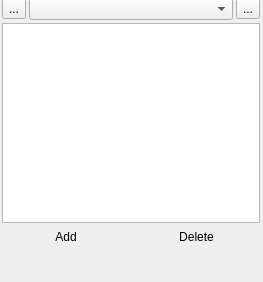
<?xml version="1.0" encoding="UTF-8"?>
<ui version="4.0">
 <class>themeDock</class>
 <widget class="QgsDockWidget" name="QgsDockWidget">
  <property name="geometry">
   <rect>
    <x>0</x>
    <y>0</y>
    <width>263</width>
    <height>282</height>
   </rect>
  </property>
  <property name="windowTitle">
   <string>Theme Manager</string>
  </property>
  <widget class="QWidget" name="dockWidgetContents">
   <property name="sizePolicy">
    <sizepolicy hsizetype="Preferred" vsizetype="Preferred">
     <horstretch>0</horstretch>
     <verstretch>0</verstretch>
    </sizepolicy>
   </property>
   <widget class="QWidget" name="">
    <property name="geometry">
     <rect>
      <x>2</x>
      <y>-2</y>
      <width>258</width>
      <height>249</height>
     </rect>
    </property>
    <layout class="QVBoxLayout" name="verticalLayout">
     <property name="spacing">
      <number>3</number>
     </property>
     <item>
      <layout class="QHBoxLayout" name="horizontalLayout">
       <property name="spacing">
        <number>3</number>
       </property>
       <item>
        <widget class="QToolButton" name="mThemePrev">
         <property name="toolTip">
          <string>Select previous theme</string>
         </property>
         <property name="text">
          <string>...</string>
         </property>
         <property name="icon">
          <iconset resource="../../images/images.qrc">
           <normaloff>:/images/themes/default/mActionAtlasPrev.svg</normaloff>:/images/themes/default/mActionAtlasPrev.svg</iconset>
         </property>
        </widget>
       </item>
       <item>
        <widget class="QComboBox" name="mThemeList">
         <property name="toolTip">
          <string>Select theme</string>
         </property>
        </widget>
       </item>
       <item>
        <widget class="QToolButton" name="mThemeNext">
         <property name="toolTip">
          <string>Select next theme</string>
         </property>
         <property name="text">
          <string>...</string>
         </property>
         <property name="icon">
          <iconset resource="../../images/images.qrc">
           <normaloff>:/images/themes/default/mActionAtlasNext.svg</normaloff>:/images/themes/default/mActionAtlasNext.svg</iconset>
         </property>
        </widget>
       </item>
      </layout>
     </item>
     <item>
      <widget class="QgsThemeViewer" name="themeView">
       <property name="acceptDrops">
        <bool>true</bool>
       </property>
       <property name="dragEnabled">
        <bool>true</bool>
       </property>
       <property name="dragDropMode">
        <enum>QAbstractItemView::DragDrop</enum>
       </property>
       <property name="defaultDropAction">
        <enum>Qt::LinkAction</enum>
       </property>
       <property name="selectionMode">
        <enum>QAbstractItemView::ContiguousSelection</enum>
       </property>
      </widget>
     </item>
     <item>
      <layout class="QHBoxLayout" name="horizontalLayout_2">
       <item>
        <widget class="QToolButton" name="mAddThemeLayer">
         <property name="sizePolicy">
          <sizepolicy hsizetype="Preferred" vsizetype="Fixed">
           <horstretch>0</horstretch>
           <verstretch>0</verstretch>
          </sizepolicy>
         </property>
         <property name="toolTip">
          <string>Add new layers</string>
         </property>
         <property name="autoFillBackground">
          <bool>true</bool>
         </property>
         <property name="text">
          <string>Add</string>
         </property>
         <property name="icon">
          <iconset resource="../../images/images.qrc">
           <normaloff>:/images/themes/default/mActionAdd.svg</normaloff>:/images/themes/default/mActionAdd.svg</iconset>
         </property>
         <property name="popupMode">
          <enum>QToolButton::InstantPopup</enum>
         </property>
         <property name="toolButtonStyle">
          <enum>Qt::ToolButtonIconOnly</enum>
         </property>
         <property name="autoRaise">
          <bool>true</bool>
         </property>
        </widget>
       </item>
       <item>
        <widget class="QToolButton" name="mDeleteThemeLayer">
         <property name="sizePolicy">
          <sizepolicy hsizetype="Preferred" vsizetype="Fixed">
           <horstretch>0</horstretch>
           <verstretch>0</verstretch>
          </sizepolicy>
         </property>
         <property name="toolTip">
          <string>Delete selected layers</string>
         </property>
         <property name="autoFillBackground">
          <bool>true</bool>
         </property>
         <property name="text">
          <string>Delete</string>
         </property>
         <property name="icon">
          <iconset resource="../../images/images.qrc">
           <normaloff>:/images/themes/default/mActionDeleteSelected.svg</normaloff>:/images/themes/default/mActionDeleteSelected.svg</iconset>
         </property>
         <property name="popupMode">
          <enum>QToolButton::InstantPopup</enum>
         </property>
         <property name="toolButtonStyle">
          <enum>Qt::ToolButtonIconOnly</enum>
         </property>
         <property name="autoRaise">
          <bool>true</bool>
         </property>
        </widget>
       </item>
      </layout>
     </item>
    </layout>
   </widget>
  </widget>
  <action name="mActionThemePrev">
   <property name="icon">
    <iconset>
     <normaloff>:/images/themes/default/mActionAddSelected.svg</normaloff>:/images/themes/default/mActionAddSelected.svg</iconset>
   </property>
   <property name="text">
    <string>Previous</string>
   </property>
   <property name="toolTip">
    <string>move to previous theme</string>
   </property>
  </action>
  <action name="mActionThemeNext">
   <property name="icon">
    <iconset resource="../../images/images.qrc">
     <normaloff>:/images/themes/default/mActionDeleteSelected.svg</normaloff>:/images/themes/default/mActionDeleteSelected.svg</iconset>
   </property>
   <property name="text">
    <string>Next</string>
   </property>
   <property name="toolTip">
    <string>Move to next theme</string>
   </property>
  </action>
 </widget>
 <customwidgets>
   <customwidget>
   <class>QgsDockWidget</class>
   <extends>QDockWidget</extends>
   <header>qgsdockwidget.h</header>
  </customwidget>
  <customwidget>
   <class>QgsThemeViewer</class>
   <extends>QTreeView</extends>
   <header>qgsthememanager.h</header>
  </customwidget>
 </customwidgets>
 <resources>
  <include location="../../../images/images.qrc"/>
  <include location="../../images/images.qrc"/>
 </resources>
 <connections/>
</ui>
